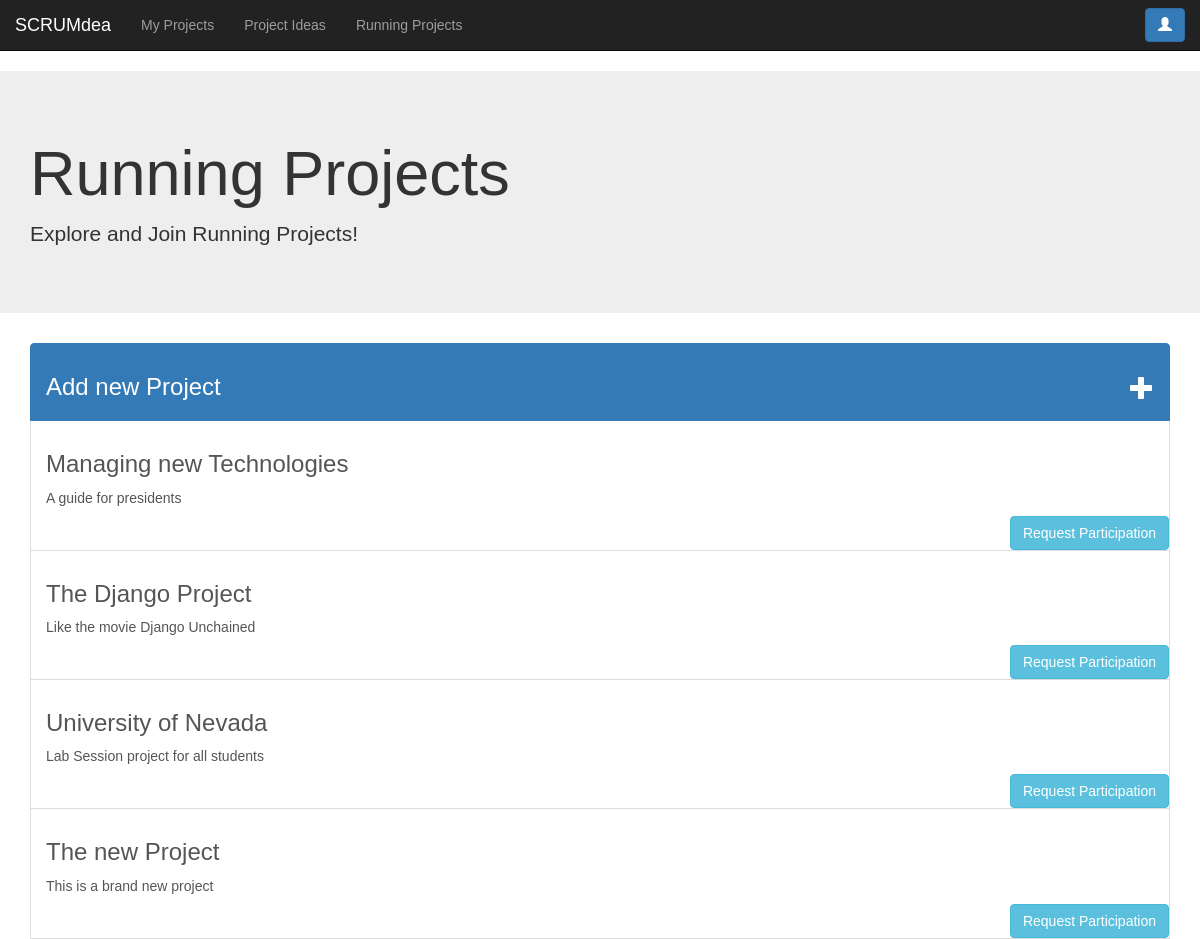
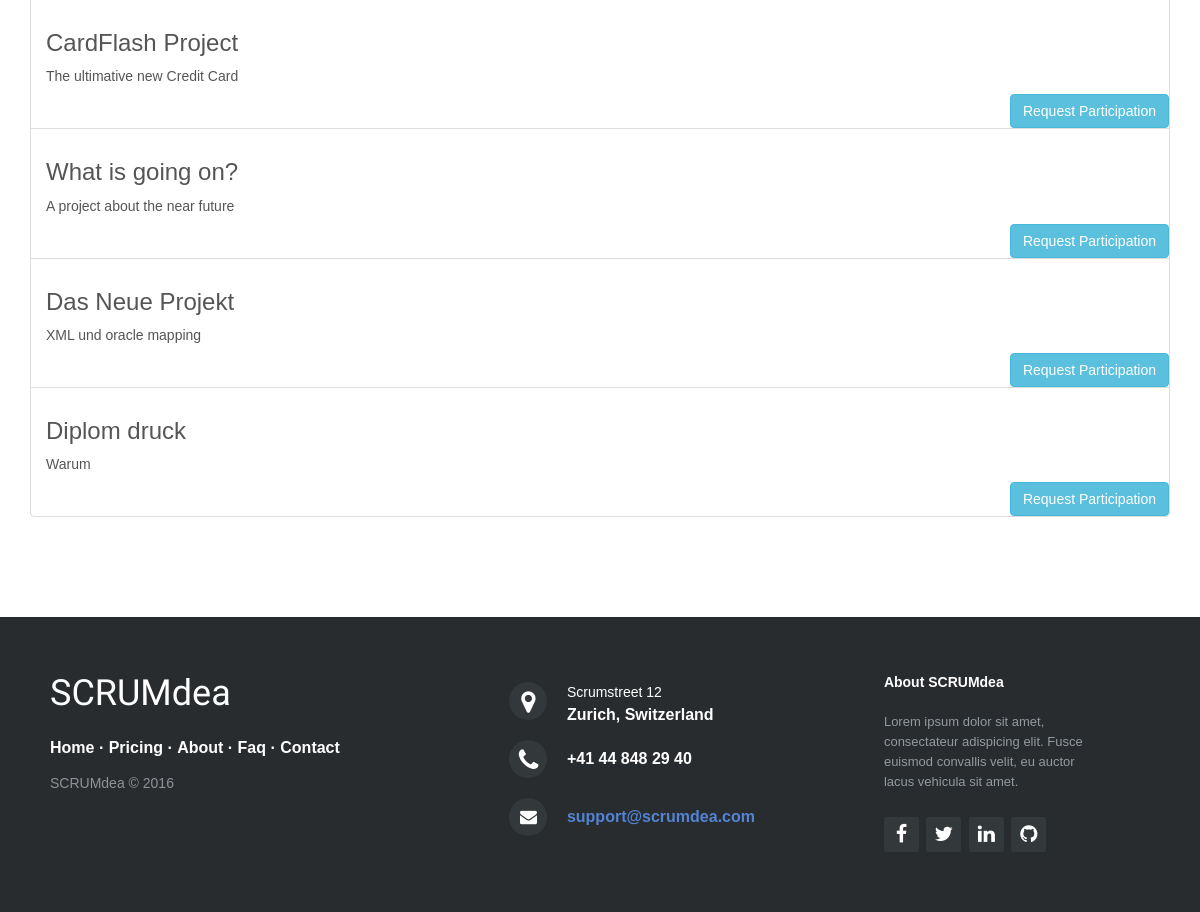
The app's page /projects/running (signed in) with its own data (2 pictures, top to bottom).
### scrumdea/models.py (models this page shows, shortened)
class Project(models.Model):
    name = models.CharField(max_length=100)
    description = models.TextField()
    creation_date = models.DateTimeField(auto_now_add=True)
    finishing_date = models.DateTimeField(null=True)
    visible = models.BooleanField(default=True)

### scrumdea/views.py (the view)
# urls.py: url(r'^projects/running$', views.ProjectRunningListView.as_view(), name='project_running_list_view'),
class ProjectRunningListView(LoginRequiredMixin, ListView):
    model = src_models.Project
    template_name = "scrumdea/final/running_projects.html"

### scrumdea/templates/scrumdea/final/running_projects.html (shortened to what this page needs)
{% load staticfiles %}
<!DOCTYPE html>
<html lang="en">
<head>
    <link href="{% static "css/bootstrap.min.css" %}" rel="stylesheet">
    <link rel="stylesheet" href="{% static "style.css" %}">
    <link rel="stylesheet" href="http://maxcdn.bootstrapcdn.com/font-awesome/4.2.0/css/font-awesome.min.css">
</head>
<body>
<nav class="navbar navbar-inverse navbar-static-top">
    <div class="container-fluid">
        <div class="navbar-header">
            <a class="navbar-brand" href="/">SCRUMdea</a>
            <div class="btn-toolbar">
            </div>
        </div>
        <div class="navbar-collapse collapse navbar-left" id="bs-example-navbar-collapse" aria-expanded="false"
             style="height: 1px;">
            <ul class="nav navbar-nav">
                <li><a href="{% url "project_list_view" %}">My Projects</a></li>
                <li><a href="{% url "general_idea_listlist_view" %}">Project Ideas</a></li>
                <li><a href="{% url "project_running_list_view" %}">Running Projects</a></li>
            </ul>
        </div>
        <button type="button" class="btn btn-primary navbar-right navbar-btn hidden-xs" aria-label="Right Align"
                data-toggle="modal" data-target="#user_modal" style="margin-right: 0px">
            <span class="glyphicon glyphicon-user" aria-hidden="true"></span>
        </button>
    </div>
</nav>
<div class="jumbotron">
    <div class="container">
        <h1>Running Projects</h1>
        <p> Explore and Join Running Projects!</p>
    </div>
</div>
<div class="container">
    <div class="list-group">
        <a href="{% url "project_create_view" %}" class="list-group-item active">
            <h3>Add new Project <span class="glyphicon glyphicon-plus" style="float:right;" aria-hidden="true"></span>
            </h3>
        </a>
        {% for project in object_list %}
            <a href="{% url "project_detail_view" pk=project.id %}" class="list-group-item">
                <h3>{{ project.name }}</h3>
                <p>{{ project.description }}</p>
                <br>
                <div class="container-fluid">
                    <div class="btn-group button-pos-right">
                        <button class="btn btn-info pull-right" type="button">
                            Request Participation
                        </button>
                    </div>
                </div>
            </a>
        {% endfor %}
    </div>
</div>
<footer class="footer-distributed">
    <div class="footer-left">
        <h3>SCRUMdea</h3>
        <p class="footer-links">
            <a href="#">Home</a>
            ·
            <a href="#">Pricing</a>
            ·
            <a href="#">About</a>
            ·
            <a href="#">Faq</a>
            ·
            <a href="#">Contact</a>
        </p>
        <p class="footer-company-name">SCRUMdea &copy; 2016</p>
    </div>
    <div class="footer-center">
        <div>
            <i class="fa fa-map-marker"></i>
            <p><span>Scrumstreet 12</span> Zurich, Switzerland</p>
        </div>
        <div>
            <i class="fa fa-phone"></i>
            <p>+41 44 848 29 40</p>
        </div>
        <div>
            <i class="fa fa-envelope"></i>
            <p><a href="mailto:support@company.com">support@scrumdea.com</a></p>
        </div>
    </div>
    <div class="footer-right">
        <p class="footer-company-about">
            <span>About SCRUMdea</span>
            Lorem ipsum dolor sit amet, consectateur adispicing elit. Fusce euismod convallis velit, eu auctor lacus
            vehicula sit amet.
        </p>
        <div class="footer-icons">
            <a href="#"><i class="fa fa-facebook"></i></a>
            <a href="#"><i class="fa fa-twitter"></i></a>
            <a href="#"><i class="fa fa-linkedin"></i></a>
            <a href="#"><i class="fa fa-github"></i></a>
        </div>
    </div>
</footer>
</body>
</html>

### scrumdea/static/style.css (style rules this page uses)
* { padding:0; margin:0; }
html { background-color: #eaf0f2; height: 100%; }
body { font:14px/1.5 Arial, Helvetica, sans-serif; }
.button-pos-right { position: absolute; bottom: 0; right: 0; }
.footer-distributed { background-color: #292c2f; box-shadow: 0 1px 1px 0 rgba(0, 0, 0, 0.12); box-sizing: border-box; width: 100%; text-align: left; font: bold 16px sans-serif; padding: 55px 50px; margin-top: 80px; }
.footer-distributed .footer-left, .footer-distributed .footer-center, .footer-distributed .footer-right { display: inline-block; vertical-align: top; }
.footer-distributed .footer-left { width: 40%; }
.footer-distributed h3 { color: #ffffff; font: normal 36px 'Codystar', cursive; margin: 0; }
.footer-distributed .footer-links { color: #ffffff; margin: 20px 0 12px; padding: 0; }
.footer-distributed .footer-links a { display:inline-block; line-height: 1.8; text-decoration: none; color: inherit; }
.footer-distributed .footer-company-name { color: #8f9296; font-size: 14px; font-weight: normal; margin: 0; }
.footer-distributed .footer-center { width: 35%; }
.footer-distributed .footer-center i { background-color: #33383b; color: #ffffff; font-size: 25px; width: 38px; height: 38px; border-radius: 50%; text-align: center; line-height: 42px; margin: 10px 15px; vertical-align: middle; }
.footer-distributed .footer-center i.fa-envelope { font-size: 17px; line-height: 38px; }
.footer-distributed .footer-center p { display: inline-block; color: #ffffff; vertical-align: middle; margin:0; }
.footer-distributed .footer-center p span { display:block; font-weight: normal; font-size:14px; line-height:2; }
.footer-distributed .footer-center p a { color: #5383d3; text-decoration: none;; }
.footer-distributed .footer-right { width: 20%; }
.footer-distributed .footer-company-about { line-height: 20px; color: #92999f; font-size: 13px; font-weight: normal; margin: 0; }
.footer-distributed .footer-company-about span { display: block; color: #ffffff; font-size: 14px; font-weight: bold; margin-bottom: 20px; }
.footer-distributed .footer-icons { margin-top: 25px; }
.footer-distributed .footer-icons a { display: inline-block; width: 35px; height: 35px; cursor: pointer; background-color: #33383b; border-radius: 2px; font-size: 20px; color: #ffffff; text-align: center; line-height: 35px; margin-right: 3px; margin-bottom: 5px; }

### records on screen
Project: name "Managing new Technologies", description "A guide for presidents"
Project: name "The Django Project", description "Like the movie Django Unchained"
Project: name "University of Nevada", description "Lab Session project for all students"
Project: name "The new Project", description "This is a brand new project"
Project: name "CardFlash Project", description "The ultimative new Credit Card"
Project: name "What is going on?", description "A project about the near future"
Project: name "Das Neue Projekt", description "XML und oracle mapping"
Project: name "Diplom druck", description "Warum"
